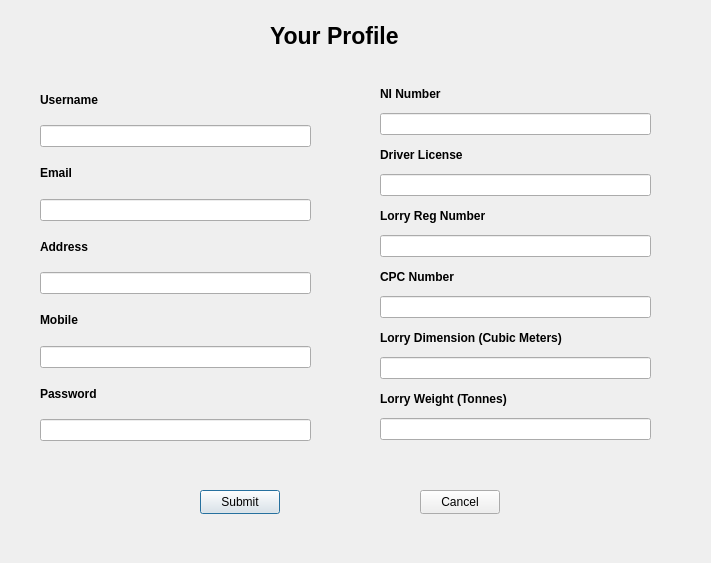
<?xml version="1.0" encoding="UTF-8"?>
<ui version="4.0">
 <class>dr_profileview</class>
 <widget class="QDialog" name="dr_profileview">
  <property name="geometry">
   <rect>
    <x>0</x>
    <y>0</y>
    <width>711</width>
    <height>563</height>
   </rect>
  </property>
  <property name="windowTitle">
   <string>Dialog</string>
  </property>
  <widget class="QWidget" name="layoutWidget">
   <property name="geometry">
    <rect>
     <x>380</x>
     <y>80</y>
     <width>271</width>
     <height>360</height>
    </rect>
   </property>
   <layout class="QVBoxLayout" name="verticalLayout_3">
    <item>
     <widget class="QLabel" name="label_7">
      <property name="font">
       <font>
        <weight>75</weight>
        <bold>true</bold>
       </font>
      </property>
      <property name="text">
       <string>NI Number</string>
      </property>
     </widget>
    </item>
    <item>
     <widget class="QLineEdit" name="ninField">
      <property name="readOnly">
       <bool>true</bool>
      </property>
     </widget>
    </item>
    <item>
     <widget class="QLabel" name="label_12">
      <property name="font">
       <font>
        <weight>75</weight>
        <bold>true</bold>
       </font>
      </property>
      <property name="text">
       <string>Driver License</string>
      </property>
     </widget>
    </item>
    <item>
     <widget class="QLineEdit" name="DLField">
      <property name="readOnly">
       <bool>true</bool>
      </property>
     </widget>
    </item>
    <item>
     <widget class="QLabel" name="label_11">
      <property name="font">
       <font>
        <weight>75</weight>
        <bold>true</bold>
       </font>
      </property>
      <property name="text">
       <string>Lorry Reg Number</string>
      </property>
     </widget>
    </item>
    <item>
     <widget class="QLineEdit" name="lorryRegNumField"/>
    </item>
    <item>
     <widget class="QLabel" name="label_8">
      <property name="font">
       <font>
        <weight>75</weight>
        <bold>true</bold>
       </font>
      </property>
      <property name="text">
       <string>CPC Number</string>
      </property>
     </widget>
    </item>
    <item>
     <widget class="QLineEdit" name="CPCField">
      <property name="readOnly">
       <bool>true</bool>
      </property>
     </widget>
    </item>
    <item>
     <widget class="QLabel" name="label_9">
      <property name="font">
       <font>
        <weight>75</weight>
        <bold>true</bold>
       </font>
      </property>
      <property name="text">
       <string>Lorry Dimension (Cubic Meters)</string>
      </property>
     </widget>
    </item>
    <item>
     <widget class="QLineEdit" name="lorryDimensionField"/>
    </item>
    <item>
     <widget class="QLabel" name="label_13">
      <property name="font">
       <font>
        <weight>75</weight>
        <bold>true</bold>
       </font>
      </property>
      <property name="text">
       <string>Lorry Weight (Tonnes)</string>
      </property>
     </widget>
    </item>
    <item>
     <widget class="QLineEdit" name="lorryWeightField"/>
    </item>
   </layout>
  </widget>
  <widget class="QPushButton" name="submitBtn">
   <property name="geometry">
    <rect>
     <x>200</x>
     <y>490</y>
     <width>80</width>
     <height>24</height>
    </rect>
   </property>
   <property name="text">
    <string>Submit</string>
   </property>
  </widget>
  <widget class="QWidget" name="layoutWidget_2">
   <property name="geometry">
    <rect>
     <x>40</x>
     <y>80</y>
     <width>271</width>
     <height>361</height>
    </rect>
   </property>
   <layout class="QVBoxLayout" name="verticalLayout_2">
    <item>
     <layout class="QVBoxLayout" name="verticalLayout">
      <item>
       <widget class="QLabel" name="label_2">
        <property name="font">
         <font>
          <weight>75</weight>
          <bold>true</bold>
         </font>
        </property>
        <property name="text">
         <string>Username</string>
        </property>
       </widget>
      </item>
      <item>
       <widget class="QLineEdit" name="usernameField">
        <property name="readOnly">
         <bool>true</bool>
        </property>
       </widget>
      </item>
      <item>
       <widget class="QLabel" name="label_4">
        <property name="font">
         <font>
          <weight>75</weight>
          <bold>true</bold>
         </font>
        </property>
        <property name="text">
         <string>Email</string>
        </property>
       </widget>
      </item>
      <item>
       <widget class="QLineEdit" name="emailField"/>
      </item>
      <item>
       <widget class="QLabel" name="label_5">
        <property name="font">
         <font>
          <weight>75</weight>
          <bold>true</bold>
         </font>
        </property>
        <property name="text">
         <string>Address</string>
        </property>
       </widget>
      </item>
      <item>
       <widget class="QLineEdit" name="adressField"/>
      </item>
      <item>
       <widget class="QLabel" name="label_6">
        <property name="font">
         <font>
          <weight>75</weight>
          <bold>true</bold>
         </font>
        </property>
        <property name="text">
         <string>Mobile</string>
        </property>
       </widget>
      </item>
      <item>
       <widget class="QLineEdit" name="mobileField"/>
      </item>
      <item>
       <widget class="QLabel" name="label_3">
        <property name="font">
         <font>
          <weight>75</weight>
          <bold>true</bold>
         </font>
        </property>
        <property name="text">
         <string>Password</string>
        </property>
       </widget>
      </item>
      <item>
       <widget class="QLineEdit" name="passwordField">
        <property name="echoMode">
         <enum>QLineEdit::Password</enum>
        </property>
       </widget>
      </item>
     </layout>
    </item>
   </layout>
  </widget>
  <widget class="QLabel" name="label">
   <property name="geometry">
    <rect>
     <x>270</x>
     <y>0</y>
     <width>161</width>
     <height>71</height>
    </rect>
   </property>
   <property name="font">
    <font>
     <pointsize>17</pointsize>
     <weight>75</weight>
     <bold>true</bold>
    </font>
   </property>
   <property name="text">
    <string>Your Profile</string>
   </property>
  </widget>
  <widget class="QPushButton" name="cancelBtn">
   <property name="geometry">
    <rect>
     <x>420</x>
     <y>490</y>
     <width>80</width>
     <height>24</height>
    </rect>
   </property>
   <property name="text">
    <string>Cancel</string>
   </property>
  </widget>
 </widget>
 <resources/>
 <connections/>
</ui>
